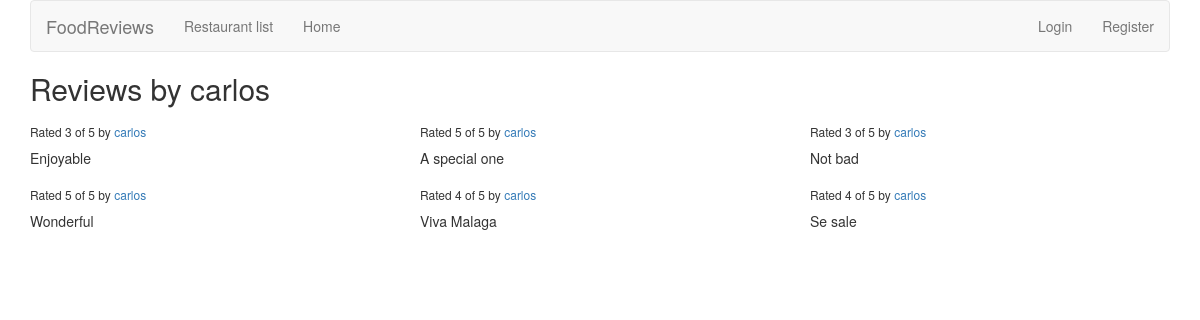
Screenshot of /reviews/review/user/carlos/ with the database file from the repository.
### reviews/models.py (models this page shows)
class Review(models.Model):
    RATING_CHOICES = (
        (1, '1'),
        (2, '2'),
        (3, '3'),
        (4, '4'),
        (5, '5'),
    )
    restaurant = models.ForeignKey(Restaurant)
    pub_date = models.DateTimeField('date published')
    user_name = models.CharField(max_length=100)
    comment = models.CharField(max_length=200)
    rating = models.IntegerField(choices=RATING_CHOICES)

### reviews/views.py (the view)
# urls.py: url(r'^review/user/(?P<username>\w+)/$', views.user_review_list, name='user_review_list'),
def user_review_list(request, username=None):
    if not username:
        username = request.user.username
    latest_review_list = Review.objects.filter(user_name=username).order_by('-pub_date')
    context = {'latest_review_list':latest_review_list, 'username':username}
    return render(request, 'reviews/user_review_list.html', context)

### reviews/templates/reviews/user_review_list.html
{% extends 'reviews/review_list.html' %}
{% block title %}
<h2>Reviews by {{ username }}</h2>
{% endblock %}

### reviews/templates/reviews/review_list.html (shortened to what this page needs)
{% extends 'base.html' %}
{% block content %}
{% if latest_review_list %}
<div class="row">
    {% for review in latest_review_list %}
    <div class="col-xs-6 col-lg-4">
        <h6>Rated {{ review.rating }} of 5 by <a href="{% url 'reviews:user_review_list' review.user_name %}" >{{ review.user_name }}</a></h6>
        <p>{{ review.comment }}</p>
    </div>
    {% endfor %}
</div>
{% else %}
<p>No reviews are available.</p>
{% endif %}
{% endblock %}

### rows the page displays
Review: rating "3", user_name "carlos", comment "Enjoyable"
Review: rating "5", user_name "carlos", comment "A special one"
Review: rating "3", user_name "carlos", comment "Not bad"
Review: rating "5", user_name "carlos", comment "Wonderful"
Review: rating "4", user_name "carlos", comment "Viva Malaga"
Review: rating "4", user_name "carlos", comment "Se sale"

### other values shown
{{ username }} "carlos"
